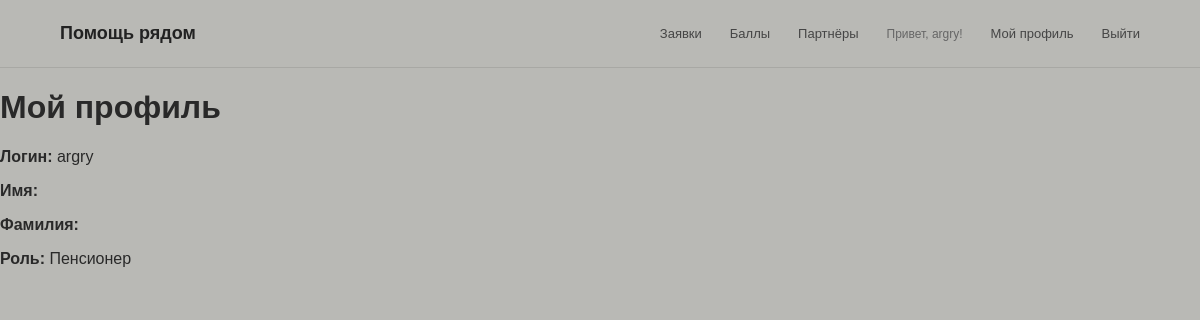
/profile/ (signed in), run on the app's committed database.
### users/models.py (models this page shows)
class User(AbstractUser):
    class Role(models.TextChoices):
        PENSIONER = "pensioner", "Пенсионер"
        VOLUNTEER = "volunteer", "Волонтёр"
        PARTNER = "partner", "Партнёр"
        ADMIN = "admin", "Администратор"
    role = models.CharField(
        max_length=20,
        choices=Role.choices,
        default=Role.PENSIONER,
    )

### users/views.py (the view)
# urls.py: path("profile/", profile, name="profile"),
@login_required
def profile(request):
    return render(request, "users/profile.html")

### users/templates/users/profile.html (shortened to what this page needs)
{% extends "base.html" %}
{% block content %}
<h1>Мой профиль</h1>
<p>
    <strong>Логин:</strong> {{ user.username }}
</p>
<p>
    <strong>Имя:</strong> {{ user.first_name }}
</p>
<p>
    <strong>Фамилия:</strong> {{ user.last_name }}
</p>
<p>
    <strong>Роль:</strong> {{ user.get_role_display }}
</p>
{% endblock %}

### templates/base.html (shortened to what this page needs)
{% load static %}
<!DOCTYPE html>
<html lang="ru">
<head>
    <link rel="stylesheet" href="{% static 'css/style.css' %}">
</head>
<body>
<header>
    <nav>
        <a href="/">Помощь рядом</a>
        <a href="/requests/">Заявки</a>
        <a href="/rewards/">Баллы</a>
        <a href="/partners/">Партнёры</a>
        {% if user.is_authenticated %}
            <span>Привет, {{ user.first_name|default:user.username }}!</span>
            <a href="{% url 'profile' %}">Мой профиль</a>
            <a href="{% url 'logout' %}">Выйти</a>
        {% else %}
            <a href="{% url 'login' %}">Войти</a>
            <a href="{% url 'register' %}">Регистрация</a>
        {% endif %}
    </nav>
</header>
<main>
    {% block content %}
    {% endblock %}
</main>
</body>
</html>

### static/css/style.css (style rules this page uses)
* { box-sizing: border-box; }
html, body { margin: 0; padding: 0; }
body { font-family: Arial, Helvetica, sans-serif; background: #b9b9b5; color: #292929; }
header { position: relative; z-index: 100; height: 68px; display: flex; align-items: center; padding: 0 5%; background: #b9b9b5; border-bottom: 1px solid rgba(40, 40, 40, 0.12); }
nav { width: 100%; display: flex; align-items: center; gap: 28px; }
nav a { color: #454545; text-decoration: none; font-size: 13px; transition: 0.2s; }
nav a:first-child { margin-right: auto; color: #222; font-size: 18px; font-weight: 700; }
nav span { color: #666; font-size: 12px; }

### data on the page
User: first_name "argry", username "argry", role "Пенсионер"
